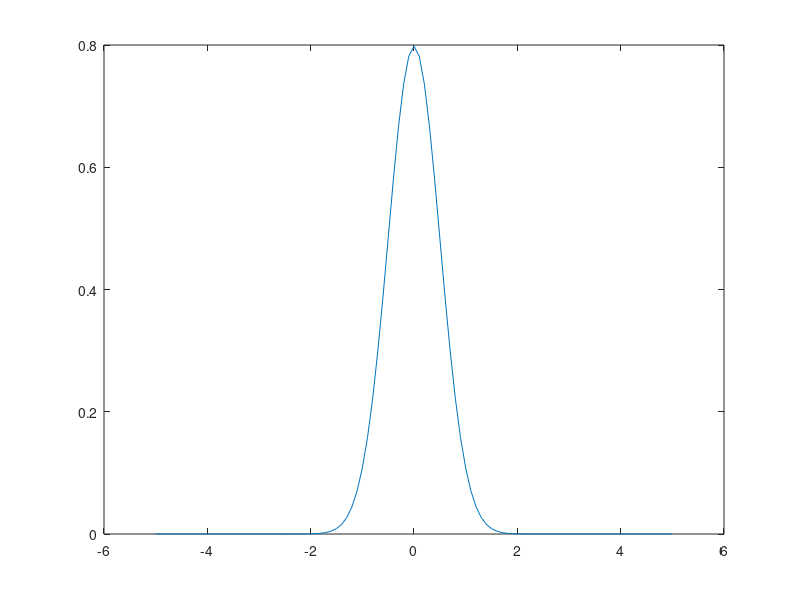

MATLAB code for this plot:
% dt = 0.05; % time step
% initialPose = [0  0  0  0]';
% carbot = ExampleHelperCarBot(initialPose, dt); 
% 
% simulationTime = 0;
% for simulationtime = 1:20
%     uCmd(1) = 0.7*abs(sin(simulationTime)) + 0.1;  % linear velocity
%     uCmd(2) = 0.08*cos(simulationTime);            % angular velocity
% 
%     drive(carbot, uCmd);
%     updatePlot(carbot)
% end

%% drawing from probability distribution

A = [1 0 5]';
B = A ./ sum(A);
C = cumsum(B)

count = zeros(3,1);

for j = 1:1000000
    ind = find(rand <= C,1);
    count(ind,1) = count(ind) + 1;
end

count

%% Looking at Normal Distributions of Mobility and Sensor models

x = [-5:0.1:5];
norm = normpdf(x, 0, 0.5);
figure(1)
plot(x, norm)

%%

source.strength = 10;

